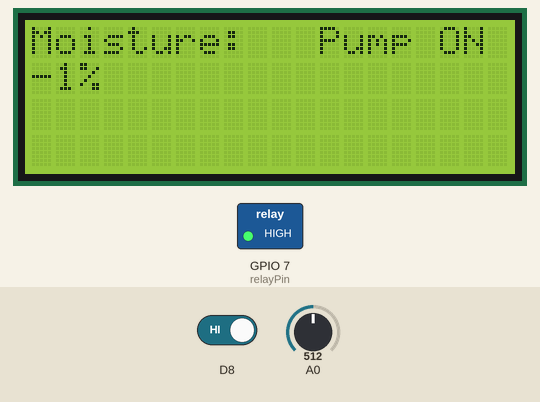
Recording of a sketch running on a simulated ESP8266 (NodeMCU). Shown: 20×4 character LCD, switched loads named in the sketch (green lamp = pin HIGH). The inputs (shaded band) are chosen by the test bench; at power-on: A0 = 512, D8 HIGH.

Above: at 1.2 s.
1.3 s: A0 set to 465
At 2.7 s:
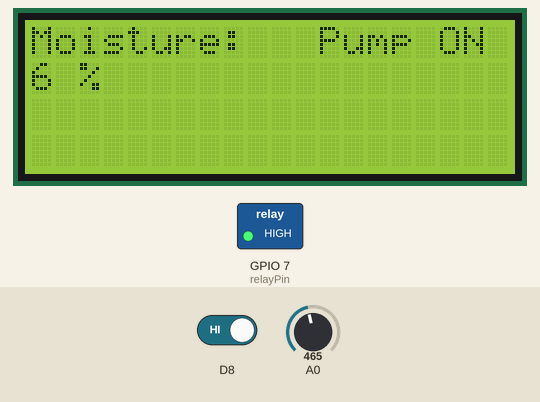
7.3 s: A0 set to 440
At 9.6 s:
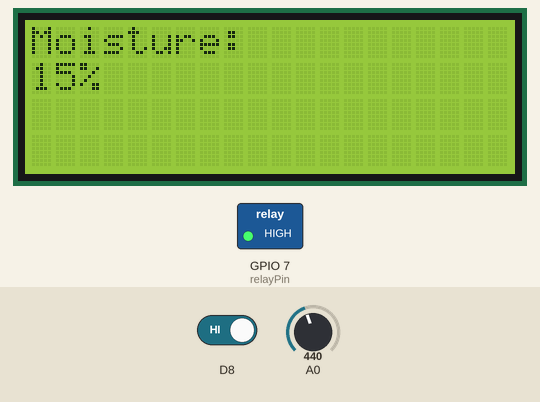
13.3 s: D8 driven LOW
At 15.2 s:
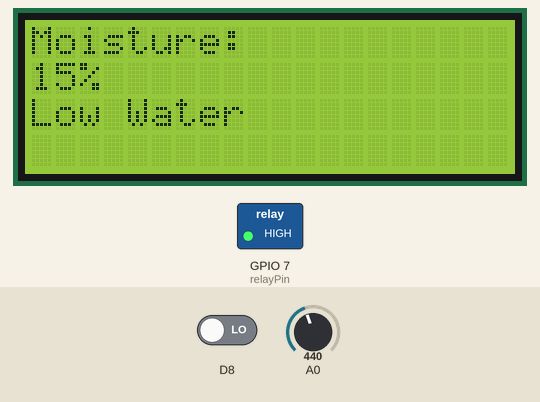
19.3 s: A0 set to 511
At 21.7 s:
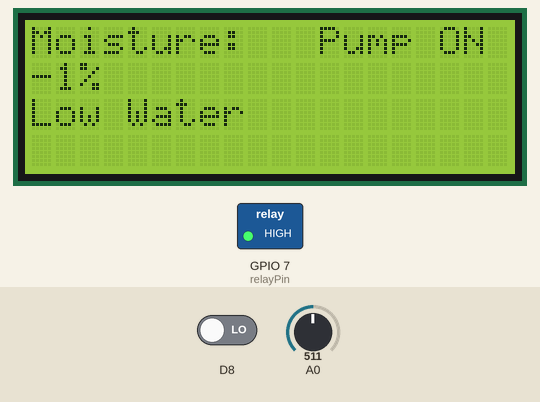
25.3 s: D8 driven HIGH
At 27.3 s:
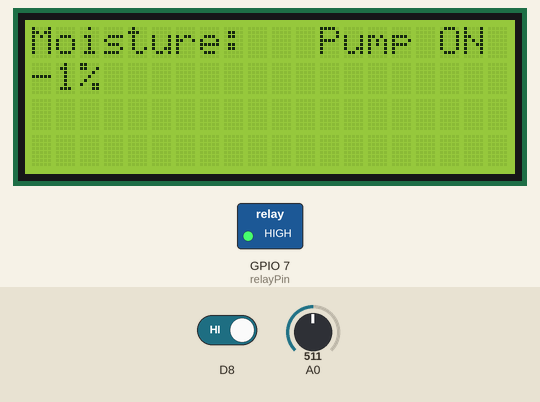
Timing chart, 0 to 28.8 s (numbered marks = the images above; inputs shaded):
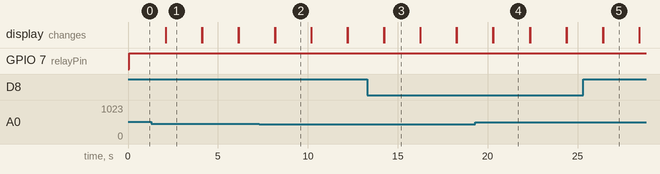

The sketch:

Auto_Greenhouse.ino
```cpp
#include <LiquidCrystal_I2C.h>

LiquidCrystal_I2C lcd(0x27, 20, 4);

// Variables for moisture sensors
const int dry = 482;
const int wet = 198;

// Variables for water pump
const int relayPin = 7;

void setup() {
  Serial.begin(9600);
  lcd.init();
  lcd.backlight();

  pinMode(relayPin, OUTPUT);
}

void loop() {
  // Variables for moisture sensors
  const int MS_Val = analogRead(A0);
  const int percentageHumidity = map(MS_Val, wet, dry, 100, 0);

  // Variables for water level
  const int WL_Val = digitalRead(D8);

  // Soil moisture
  lcd.setCursor(0, 0);
  lcd.print("Moisture:");
  lcd.setCursor(0, 1);
  lcd.print(percentageHumidity);
  lcd.setCursor(2, 1);
  lcd.print("%");

  // Water level sensor
  lcd.setCursor(0, 2);
  if (WL_Val == LOW)
  {
    lcd.print("Low Water");
  }

  // Relay Activation
  if (percentageHumidity < 10)
  {
    digitalWrite(relayPin, HIGH);
    lcd.setCursor(12, 0);
    lcd.print("Pump ON");
  }

  delay(2000);
  lcd.clear();
}
```

Measured:
- the behaviour switches between 456 and 455 on A0 (found by bisection; images 1 and 2)
- after the input at 1.3 s, the display: first differs from a run without the input after 0.81 s (image 1)
- after the input at 7.3 s, the display: first differs from a run without the input after 0.88 s (image 2)
- after the input at 13.3 s, the display: first differs from a run without the input after 0.94 s (image 3)
- after the input at 19.3 s, the display: first differs from a run without the input after 1.0 s (image 4)
- after the input at 25.3 s, the display: first differs from a run without the input after 1.1 s (image 5)
- what the display in image 1 shows lasts 2.0 s, from 2.1 s to 4.1 s
